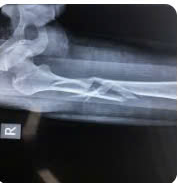
#> input picture BUOI3/z5931215272978_e5bb5d81a84dd1e3cafa734491193219.jpg, 178 x 183 px
$ python bai10.py
#> lines starting #> are read from the running program, lines starting #| are printed output that depends on the picture
import cv2
import numpy as np

# Hàm cập nhật ảnh khi thanh trượt thay đổi
def update_filter(val):
    # Lấy giá trị từ thanh trượt
    kernel_value = val / 100.0  # Chuyển đổi giá trị từ 0-100 thành 0.0-1.0
    # Tạo kernel cho bộ lọc identity
    kernel_identity = np.array([[0, 0, 0], [0, kernel_value, 0], [0, 0, 0]])

    # Tạo kernel sắc nét
    kernel_sharpen = np.array([[0, -1, 0],
                                [-1, 5, -1],
                                [0, -1, 0]])

    # Áp dụng bộ lọc identity
    output_identity = cv2.filter2D(img, -1, kernel_identity)

    # Áp dụng bộ lọc sắc nét
    output_sharpened = cv2.filter2D(output_identity, -1, kernel_sharpen)

    # Hiển thị ảnh đã được lọc
    cv2.imshow('Filtered Image', output_sharpened)

# Đọc ảnh
img = cv2.imread('z5931215272978_e5bb5d81a84dd1e3cafa734491193219.jpg')
#> img is the input picture: shape (183, 178, 3); mean B, G, R 91.7, 81.3, 76
cv2.imshow('Original', img)

# Tạo cửa sổ hiển thị
cv2.namedWindow('Filtered Image')

# Thiết lập thanh trượt để điều chỉnh giá trị kernel
cv2.createTrackbar('Kernel Value', 'Filtered Image', 100, 100, update_filter)

# Gọi hàm update_filter ban đầu để hiển thị ảnh với giá trị mặc định
update_filter(100)
#> in update_filter, `output_sharpened = cv2.filter2D(output_identity, -1, kernel_sharpen)`:
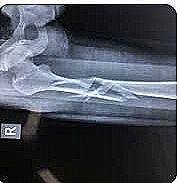
#> output_sharpened: shape (183, 178, 3); mean B, G, R 90.6, 80.5, 75.3

# Chờ người dùng nhấn phím
cv2.waitKey(0)
cv2.destroyAllWindows()
